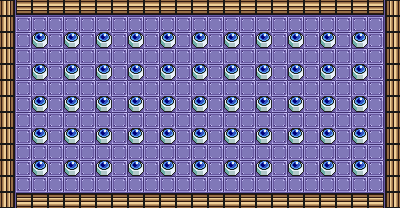

Tiled map render using the project's own tile images. Description and the whole map definition, tile-layer contents included, below:
An orthogonal 25x13 tile map with 16x16 px tiles, 1 tile layer (Tile Layer 1).

<map version="1.4" tiledversion="1.4.3" orientation="orthogonal" renderorder="right-down" width="25" height="13" tilewidth="16" tileheight="16" infinite="0" nextlayerid="2" nextobjectid="1">
 <tileset firstgid="1" name="tiles" tilewidth="16" tileheight="16" tilecount="4" columns="4">
  <image source="tiles3.png" width="64" height="16" />
 </tileset>
 <layer id="1" name="Tile Layer 1" width="25" height="13">
  <data encoding="csv">
2684354564,3221225476,3221225476,3221225476,3221225476,3221225476,3221225476,3221225476,3221225476,3221225476,3221225476,3221225476,3221225476,3221225476,3221225476,3221225476,3221225476,3221225476,3221225476,3221225476,3221225476,3221225476,3221225476,3221225476,1610612740,
2684354564,3,3,3,3,3,3,3,3,3,3,3,3,3,3,3,3,3,3,3,3,3,3,3,1610612740,
2684354564,3,2,3,2,3,2,3,2,3,2,3,2,3,2,3,2,3,2,3,2,3,2,3,1610612740,
2684354564,3,3,3,3,3,3,3,3,3,3,3,3,3,3,3,3,3,3,3,3,3,3,3,1610612740,
2684354564,3,2,3,2,3,2,3,2,3,2,3,2,3,2,3,2,3,2,3,2,3,2,3,1610612740,
2684354564,3,3,3,3,3,3,3,3,3,3,3,3,3,3,3,3,3,3,3,3,3,3,3,1610612740,
2684354564,3,2,3,2,3,2,3,2,3,2,3,2,3,2,3,2,3,2,3,2,3,2,3,1610612740,
2684354564,3,3,3,3,3,3,3,3,3,3,3,3,3,3,3,3,3,3,3,3,3,3,3,1610612740,
2684354564,3,2,3,2,3,2,3,2,3,2,3,2,3,2,3,2,3,2,3,2,3,2,3,1610612740,
2684354564,3,3,3,3,3,3,3,3,3,3,3,3,3,3,3,3,3,3,3,3,3,3,3,1610612740,
2684354564,3,2,3,2,3,2,3,2,3,2,3,2,3,2,3,2,3,2,3,2,3,2,3,1610612740,
2684354564,3,3,3,3,3,3,3,3,3,3,3,3,3,3,3,3,3,3,3,3,3,3,3,1610612740,
2684354564,4,4,4,4,4,4,4,4,4,4,4,4,4,4,4,4,4,4,4,4,4,4,4,1610612740
</data>
 </layer>
</map>